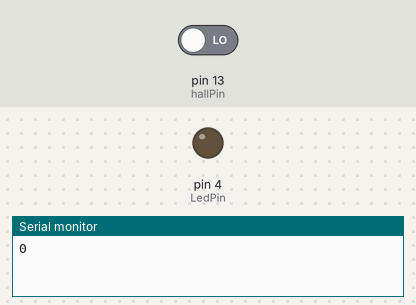
Simulated run of this sketch. Board: Arduino Uno, built with avr-gcc and run on an emulated ATmega328P. Parts: output pins drawn as LEDs (lit = HIGH), the last lines printed to the serial monitor. Inputs (shaded band) come from the test bench; at power-on: pin 13 (hallPin) LOW.

Above: at 1.2 s.
1.3 s: pin 13 (hallPin) driven HIGH
At 2.3 s:
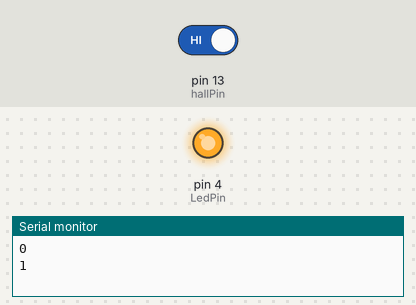
2.8 s: pin 13 (hallPin) driven LOW
At 3.4 s:
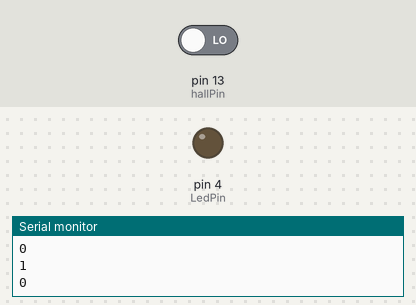
Timing chart, 0 to 5.8 s (numbered marks = the images above; inputs shaded):
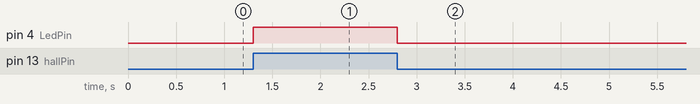

The sketch:

sensorHall.ino
```cpp
int hallPin=13;
int LedPin=4;
int state=0;
int cont=0;
unsigned long int tempo;

void setup()
{
pinMode(hallPin,INPUT);
pinMode(LedPin,OUTPUT);
Serial.begin(9600);
tempo=millis();
}


void loop()
{
  if(digitalRead(hallPin)==1){
  digitalWrite(LedPin,HIGH);
  //Serial.println(digitalRead(hallPin));
    if(state==1){
      state=0;
      cont++;
      }
  }
  else{
  digitalWrite(LedPin,LOW);
    state=1;
  }
  if(millis()-tempo>=1000){
    Serial.println(cont);
    tempo=millis();
    cont=0;
    }
}
```

Measured:
- after the input at 1.3 s, pin 4 (LedPin): LOW → HIGH at once
- after the input at 2.8 s, pin 4 (LedPin): HIGH → LOW at once
